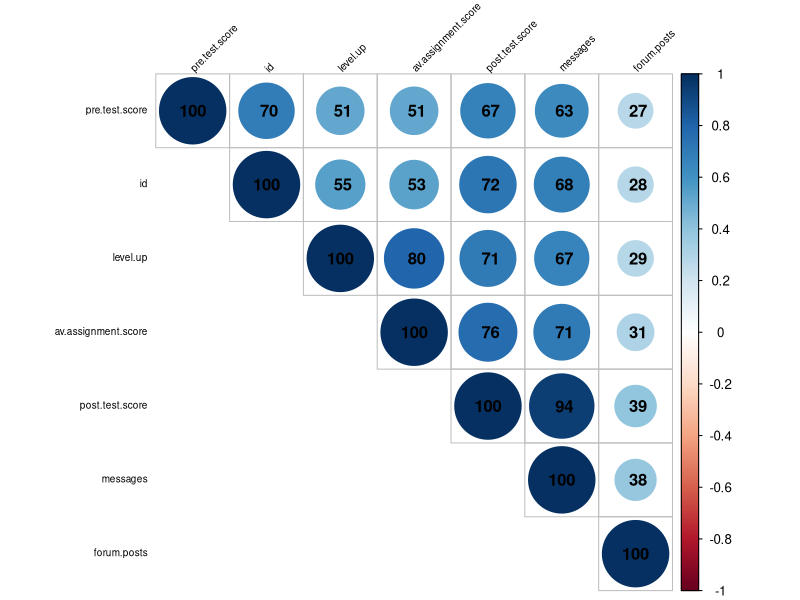
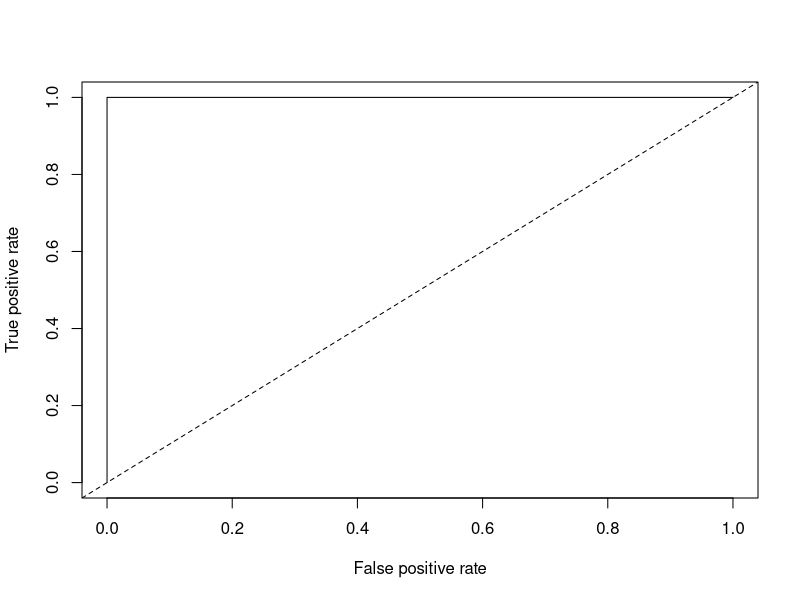

The R script that drew these images, in order: (Note: this script raises an error after producing the figures.)
## ---- chunk 1
D1 <- read.csv("online.data.csv", header = TRUE, sep = ",")
D1$level.up<-ifelse(D1$level.up=="no",0,1)

## ---- chunk 2
#Start by creating histograms of the distributions for all variables (#HINT: look up "facet" in the ggplot documentation)
#first transfer to long form
D2<-tidyr::gather(D1,"variable","value",2:7)
D2<-dplyr::select(D2,2:3)
#package
library(ggplot2)
#histogram plot
#emember to ask why this don't work why??
#p <- ggplot(D2, aes=(value))
#hist=p + geom_histogram(data = D2[D2$variable == "av.assignment.score",], binwidth=0.01) + geom_histogram(data = D2[D2$variable == "forum.posts",], binwidth=1) + geom_histogram(data = D2[D2$variable == "level.up",], binwidth=1) + geom_histogram(data = D2[D2$variable == "messages",], binwidth=1) + geom_histogram(data = D2[D2$variable == "post.test.score",], binwidth=0.01) + geom_histogram(data = D2[D2$variable == "pre.test.score",], binwidth=0.01)+ facet_wrap(~ variable,scales = "free")
#histogram
hist1 = ggplot(D2,aes(x=value)) + geom_histogram(binwidth = 0.1) + facet_wrap(~variable, scales = "free")
##Note, remember to ask how to scale the x axis?? why do my post.test.score and pre.test.score look so weird
#Then visualize the relationships between variables

#Try to capture an intution about the data and the relationships （that is the correlation ）
COR <- cor(D1)
library(corrplot)
corrplot(COR, order="AOE", method="circle", tl.pos="lt", type="upper", tl.col="black", tl.cex=0.6, tl.srt=45, 
        addCoef.col="black", addCoefasPercent = TRUE,
        sig.level=0.50, insig = "blank")
#code from a4
## ---- chunk 3
#Create a classification tree that predicts whether a student "levels up" in the online course using three variables of your choice (As we did last time, set all controls to their minimums)
library(rpart)
c.tree1 <-  rpart(level.up ~ av.assignment.score + post.test.score+forum.posts, method="class", data=D1, control=rpart.control(minsplit = 1,minbucket = 1,cp=0.001))

#Plot and generate a CP table for your tree 
post(c.tree1, file = "tree1.ps", title = "levelup: 1 - yes, 2 - no")

printcp(c.tree1)
#   CP nsplit rel error xerror     xstd
#1 0.930      0      1.00   1.00 0.038730
#2 0.070      1      0.07   0.07 0.013042
#3 0.001      2      0.00   0.00 0.000000

#Generate a probability value that represents the probability that a student levels up based your classification tree 

D1$pred <- predict(c.tree1, type = "prob")[,2]#Last class we used type = "class" which predicted the classification for us, this time we are using type = "prob" to see the probability that our classififcation is based on.
##question why the predict columns are still out of 1 and 0?

#Now you can generate the ROC curve for your model. You will need to install the package ROCR to do this.

library(ROCR)

#Plot the curve
pred.detail <- prediction(D1$pred, D1$level.up) 
plot(performance(pred.detail, "tpr", "fpr"))
abline(0, 1, lty = 2)

#Calculate the Area Under the Curve
unlist(slot(performance(Pred2,"auc"), "y.values"))#Unlist liberates the AUC value from the "performance" object created by ROCR

#Now repeat this process, but using the variables you did not use for the previous model and compare the plots & results of your two models. Which one do you think was the better model? Why?
c.tree2 <-  rpart(level.up ~ messages + pre.test.score, method="class", data=D1, control=rpart.control(minsplit = 1,minbucket = 1,cp=0.001))

#Plot and generate a CP table for your tree 
post(c.tree2, file = "tree2.ps", title = "levelup: 1 - yes, 2 - no")

printcp(c.tree2)
#   CP nsplit rel error xerror     xstd
#1  0.5425000      0    1.0000 1.0000 0.038730
#2  0.0112500      1    0.4575 0.4575 0.030569
#3  0.0075000      3    0.4350 0.4675 0.030825
#4  0.0050000      4    0.4275 0.4675 0.030825
#5  0.0035000      5    0.4225 0.5150 0.031973
#6  0.0033333     21    0.3550 0.5100 0.031857
#7  0.0025000     24    0.3450 0.5075 0.031799
#8  0.0018750     52    0.2700 0.5100 0.031857
#9  0.0012500     56    0.2625 0.5350 0.032423
#10 0.0010000    117    0.1750 0.5550 0.032855

#Generate a probability value that represents the probability that a student levels up based your classification tree 

D1$pred2 <- predict(c.tree2, type = "prob")[,2]#Last class we used type = "class" which predicted the classification for us, this time we are using type = "prob" to see the probability that our classififcation is based on.

##now the predict columns are in percentage!!!!! why did that happpen really confused..

#Now you can generate the ROC curve for your model. You will need to install the package ROCR to do this.

library(ROCR)

#Plot the curve
pred.detail2<- prediction(D1$pred2, D1$level.up) 
plot(performance(pred.detail2, "tpr", "fpr"))
abline(0, 1, lty = 2)
#Calculate the Area Under the Curve
unlist(slot(performance(pred.detail2,"auc"), "y.values"))#Unlist liberates the AUC value from the "performance" object created by ROCR
## ---- chunk 4
#Look at the ROC plot for your first model. Based on this plot choose a probability threshold that balances capturing the most correct predictions against false positives. Then generate a new variable in your data set that classifies each student according to your chosen threshold.

# I thought we are supposed to chose a threshold that have biggest TP and while maintaining low FP. However something is wrong with my first ROC, the curve is all the way to the top it's like perfect. I don't know way. 
threshold.pred1 <- 

#Now generate three diagnostics:

D1$accuracy.model1 <-

D1$precision.model1 <- 

D1$recall.model1 <- 

#Finally, calculate Kappa for your model according to:

#First generate the table of comparisons
table1 <- table(D1$level.up, D1$threshold.pred1)

#Convert to matrix
matrix1 <- as.matrix(table1)

#Calculate kappa
kappa(matrix1, exact = TRUE)/kappa(matrix1)

#Now choose a different threshold value and repeat these diagnostics. What conclusions can you draw about your two thresholds?
